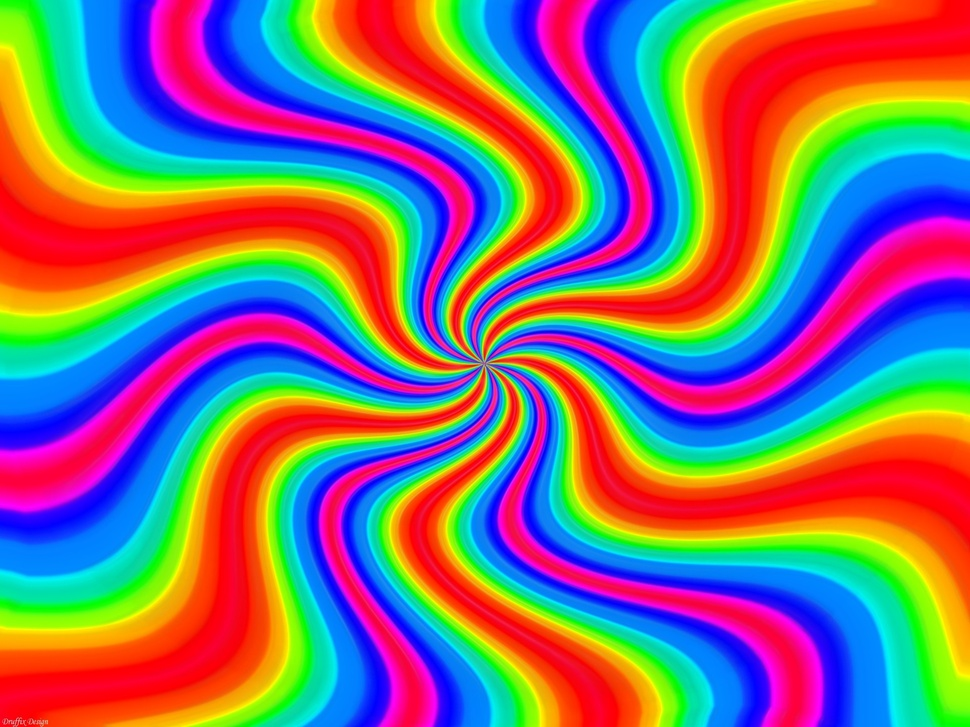
#> input picture Assignment_34/inputs/COLOR.jpg, 970 x 727 px, shrunk from 1920 x 1440 before the run, found by its file name
$ jupyter execute Color_to_Gray.ipynb
#> lines starting #> are read from the running program, lines starting #| are printed output that depends on the picture
[cell 1]
import cv2
import numpy as np
import matplotlib.pyplot as plt

[cell 2]
color = cv2.imread("Assignment_34\inputs\COLOR.jpg")
#> color is the input picture: shape (727, 970, 3); mean B, G, R 114, 113.6, 132.1
color = cv2.cvtColor(color , cv2.COLOR_BGR2RGB)
plt.imshow(color)

[cell 3]
def color_to_grayscale(R,G,B):
    Grayscale = ((R + G + B )/3)
    #OR Grayscale = ((R + G + B ))
    return Grayscale


R , G , B  = cv2.split(color)
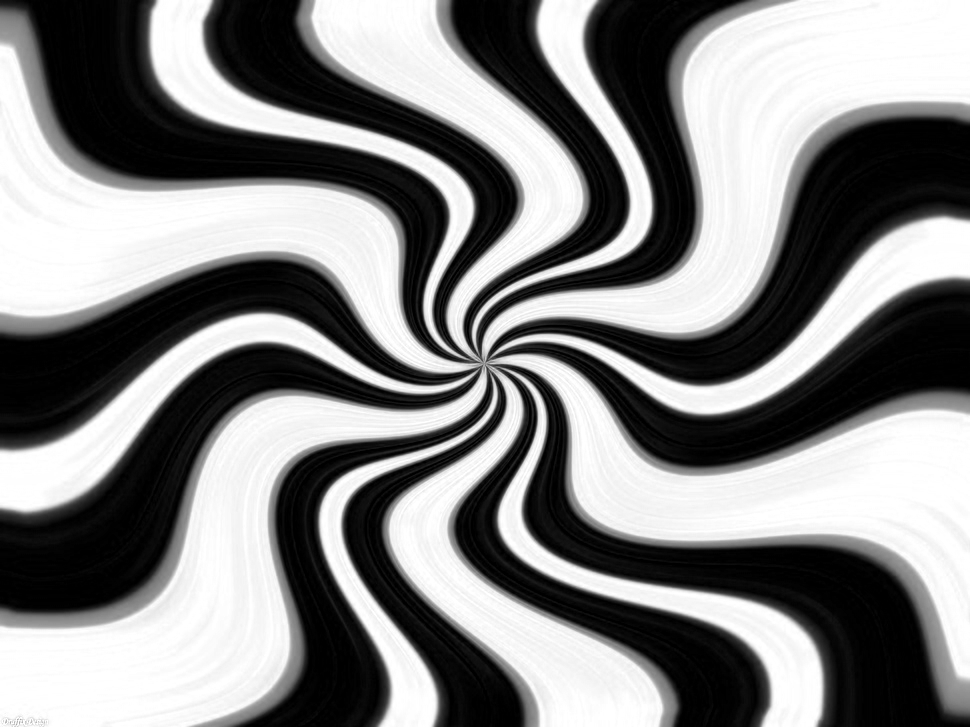
#> R: shape (727, 970); min 0, max 255, mean 132.1
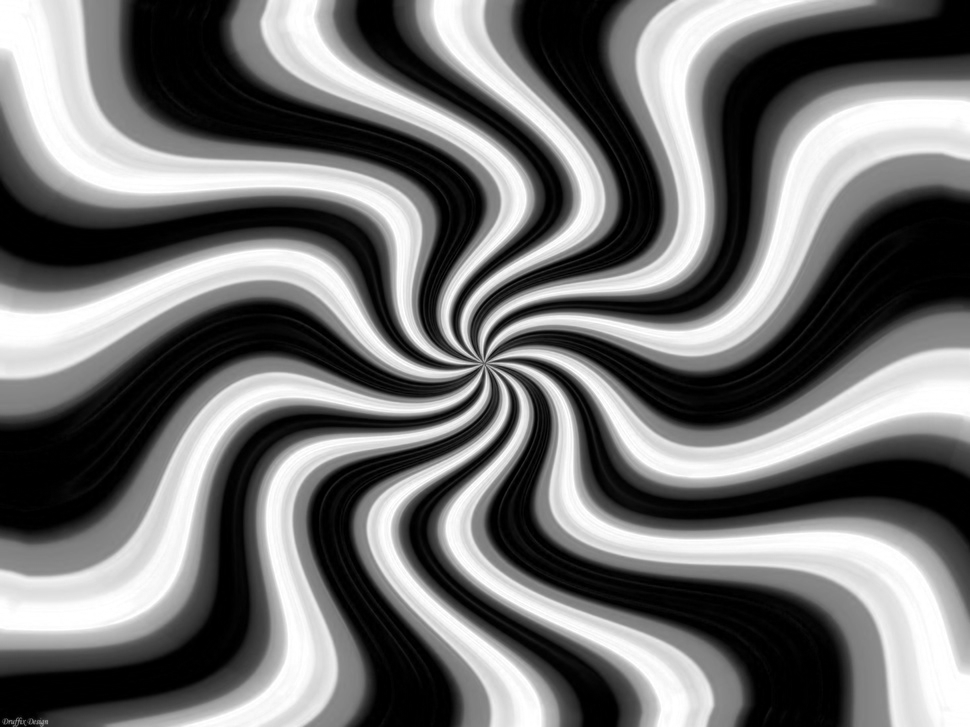
#> G: shape (727, 970); min 0, max 255, mean 113.6
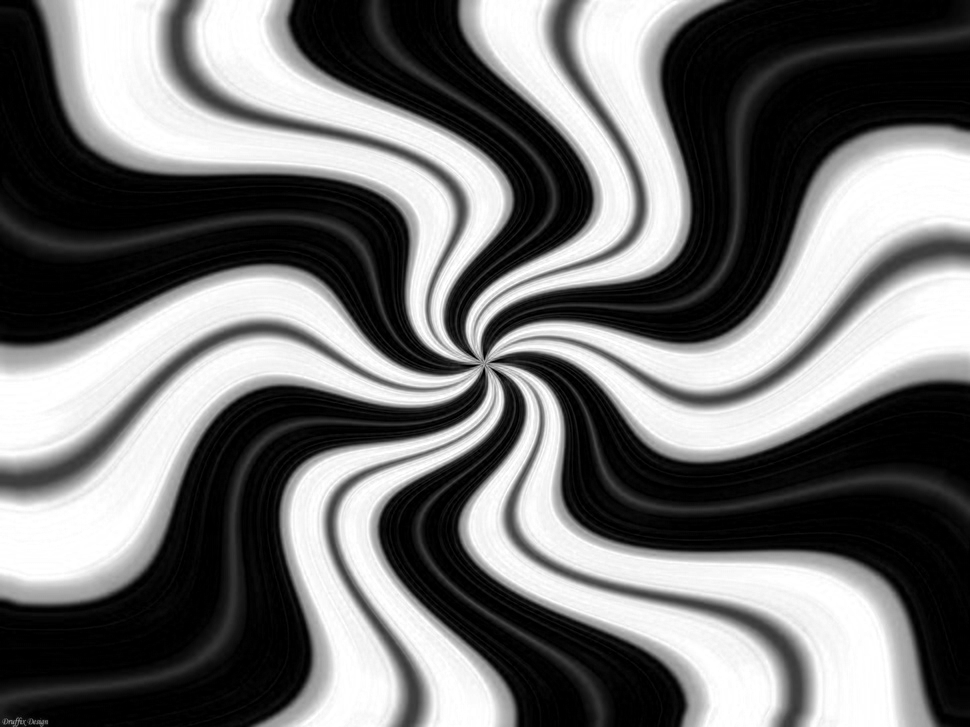
#> B: shape (727, 970); min 0, max 255, mean 114
Grayscale = color_to_grayscale(R,G,B)
#> in color_to_grayscale, `Grayscale = ((R + G + B )/3)`:
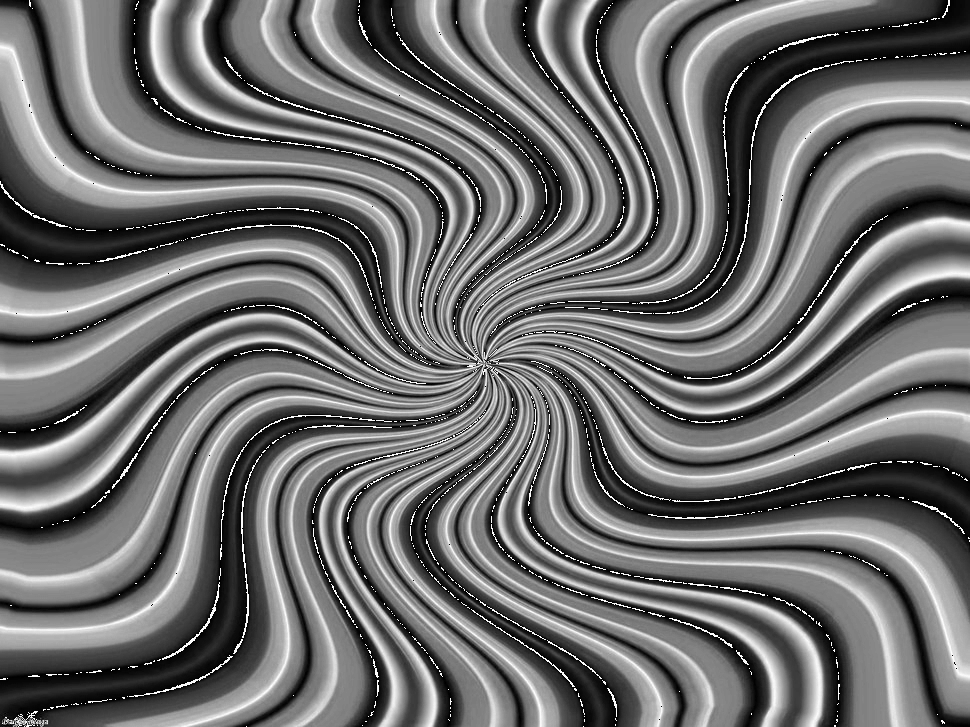
#> Grayscale: shape (727, 970) float64; min 0, max 85, mean 36.1; drawn with min black and max white

cv2.imwrite("gray.jpg" , Grayscale)
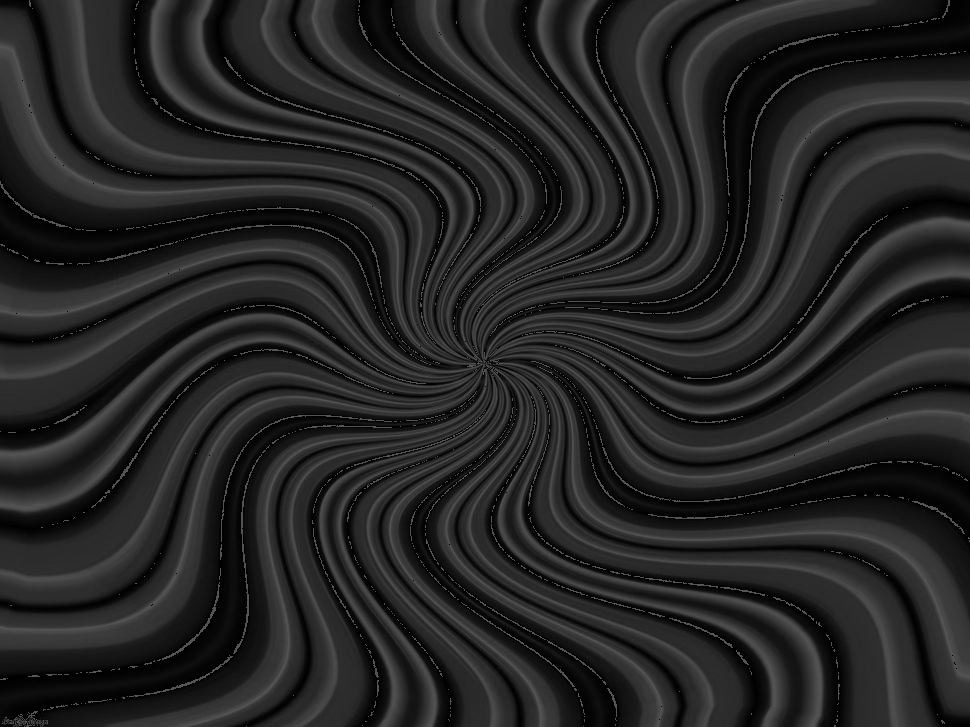
#> saved as gray.jpg: shape (727, 970); min 0, max 85, mean 36.1
plt.imshow(Grayscale , cmap="gray")
